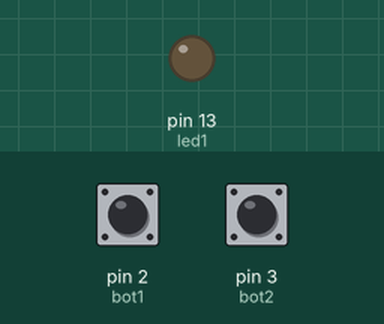
The sketch below on a simulated Arduino Uno, built with avr-gcc and run on an emulated ATmega328P. On the bench: output pins drawn as LEDs (lit = HIGH). Inputs (shaded band) come from the test bench; at power-on: pin 2 (bot1) LOW, pin 3 (bot2) LOW.

Above: at 1.2 s.
1.3 s: pin 2 (bot1) pulled HIGH for 0.15 s
At 1.37 s:
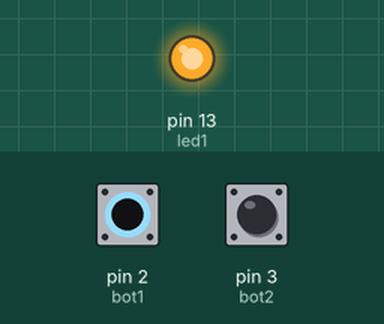
2.9 s: pin 2 (bot1) pulled HIGH for 3.2 s
At 6.9 s:
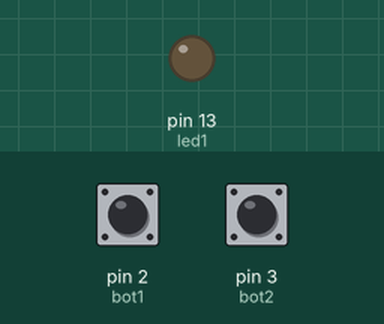
7.6 s: pin 3 (bot2) pulled HIGH for 3.2 s
At 8.0 s:
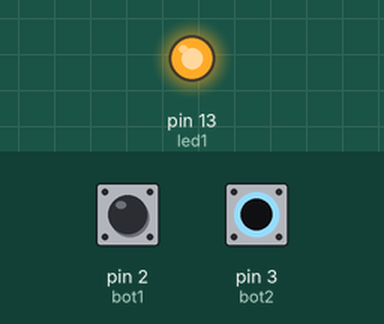
Timing chart, 0 to 12.3 s (numbered marks = the images above; inputs shaded):
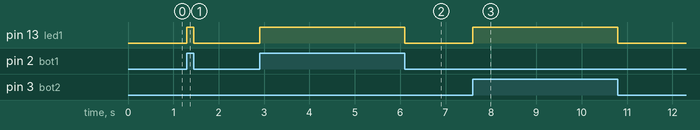

The sketch:

two_bottons.ino
```cpp
/*
 * Estudo de portas logicas 2
 */

int led1 = 13;
int bot1 = 2;
int bot2 = 3;

static bool ledState = false; // LED is off by default


void setup() {
  pinMode(led1, OUTPUT);
  pinMode(bot1, INPUT);
  pinMode(bot2, INPUT);
}

void loop() {
 /* if(digitalRead(bot1) == HIGH && digitalRead(bot2) == HIGH){
    digitalWrite(led1, HIGH);
  }else{
    digitalWrite(led1, LOW);
  }
  */
  if(digitalRead(bot1) == HIGH || digitalRead(bot2) == HIGH){
    digitalWrite(led1, HIGH);
  }else{
    digitalWrite(led1, LOW);
  }


}
```

Measured:
- after the input at 1.3 s, pin 13 (led1): LOW → HIGH at once, → LOW 0.15 s later
- after the input at 2.9 s, pin 13 (led1): LOW → HIGH at once, → LOW 3.2 s later
- after the input at 7.6 s, pin 13 (led1): LOW → HIGH at once, → LOW 3.2 s later
